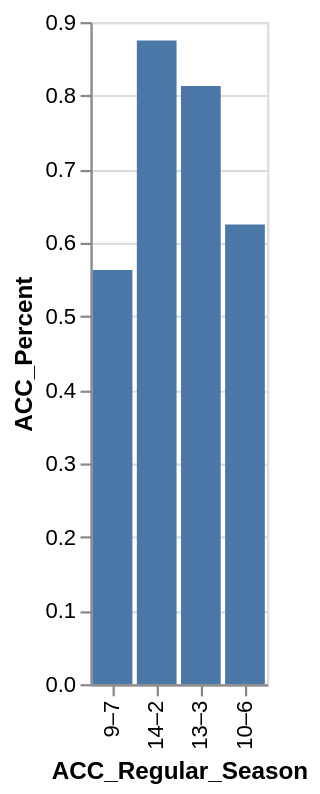

Specify this chart in Vega-Lite:
### Vega-Lite specification from a JSON file in a GitHub repository (floating-point values rounded to 4 significant figures)
{"data": {"values": [{"x_data": "9–7", "y_data": 0.563}, {"x_data": "14–2", "y_data": 0.875}, {"x_data": "13–3", "y_data": 0.813}, {"x_data": "10–6", "y_data": 0.625}]}, "mark": "bar", "encoding": {"x": {"field": "x_data", "type": "nominal", "title": "ACC_Regular_Season", "sort": "descending"}, "y": {"field": "y_data", "type": "quantitative", "title": "ACC_Percent"}}}
